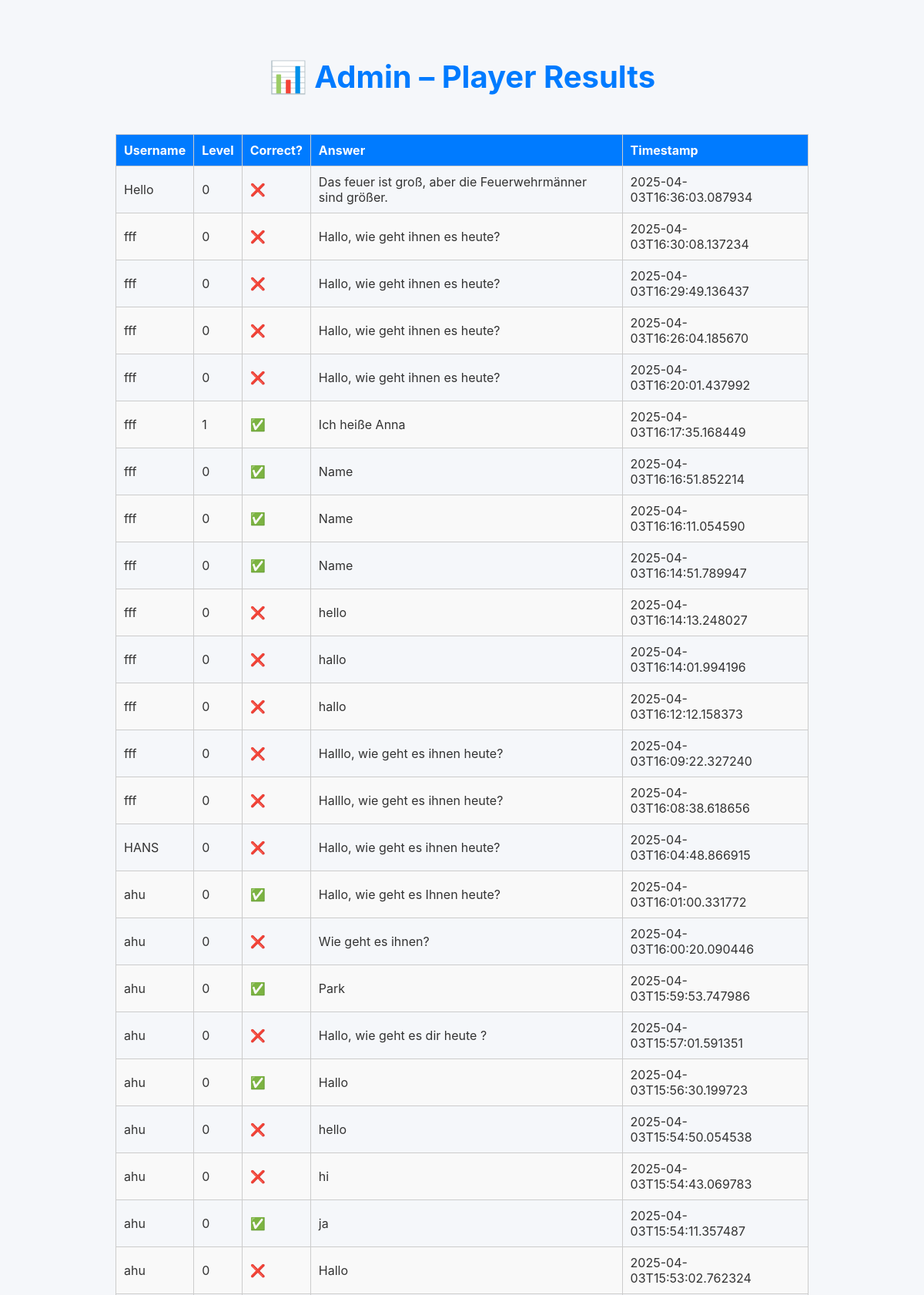
Screenshot of /admin/dashboard (signed in, upper part) with the database file from the repository.
### tables this page shows
CREATE TABLE results (
                            id INTEGER PRIMARY KEY AUTOINCREMENT,
                            username TEXT,
                            level INTEGER,
                            correct INTEGER,
                            answer TEXT,
                            timestamp TEXT
                        );

### app.py (the view)
@app.route('/admin/dashboard')
def admin_dashboard():
    if not session.get('is_admin'):
        return redirect(url_for('admin'))
    results = get_all_results()
    return render_template('admin.html', results=results)

### german_sentence_game.py (called while the page is built)
def get_all_results():
    with sqlite3.connect(DB_FILE) as conn:
        cursor = conn.execute("SELECT username, level, correct, answer, timestamp FROM results ORDER BY timestamp DESC")
        return cursor.fetchall()

### templates/admin.html (shortened to what this page needs)
<!DOCTYPE html>
<html lang="en">
<head>
  <link rel="stylesheet" href="/static/style.css">
</head>
<body>
  <h1>📊 Admin – Player Results</h1>
  <table>
    <thead>
      <tr>
        <th>Username</th>
        <th>Level</th>
        <th>Correct?</th>
        <th>Answer</th>
        <th>Timestamp</th>
      </tr>
    </thead>
    <tbody>
      {% for username, level, correct, answer, timestamp in results %}
        <tr>
          <td>{{ username }}</td>
          <td>{{ level + 1 }}</td>
          <td>{{ '✅' if correct else '❌' }}</td>
          <td>{{ answer }}</td>
          <td>{{ timestamp }}</td>
        </tr>
      {% endfor %}
    </tbody>
  </table>
  <br>
</body>
</html>

### static/style.css (style rules this page uses)
body { font-family: 'Inter', 'Segoe UI', Tahoma, Geneva, Verdana, sans-serif; background-color: #f5f7fa; color: #333; padding: 40px; display: flex; flex-direction: column; align-items: center; }
h1 { font-size: 2.5em; color: #007bff; margin-bottom: 20px; }

### templates/admin.html (style rules this page uses)
table { width: 100%; max-width: 900px; margin-top: 30px; border-collapse: collapse; }
th, td { border: 1px solid #ccc; padding: 10px; text-align: left; }
th { background-color: #007bff; color: white; }
tr:nth-child(even) { background-color: #f9f9f9; }

### rows the page displays
results: username "Hello", level+1 "0", correct "❌", answer "Das feuer ist groß, aber die Feuerwehrmänner sind größer.", timestamp "2025-04-03T16:36:03.087934"
results: username "fff", level+1 "0", correct "❌", answer "Hallo, wie geht ihnen es heute?", timestamp "2025-04-03T16:30:08.137234"
results: username "fff", level+1 "0", correct "❌", answer "Hallo, wie geht ihnen es heute?", timestamp "2025-04-03T16:29:49.136437"
results: username "fff", level+1 "0", correct "❌", answer "Hallo, wie geht ihnen es heute?", timestamp "2025-04-03T16:26:04.185670"
results: username "fff", level+1 "0", correct "❌", answer "Hallo, wie geht ihnen es heute?", timestamp "2025-04-03T16:20:01.437992"
results: username "fff", level+1 "1", correct "✅", answer "Ich heiße Anna", timestamp "2025-04-03T16:17:35.168449"
results: username "fff", level+1 "0", correct "✅", answer "Name", timestamp "2025-04-03T16:16:51.852214"
results: username "fff", level+1 "0", correct "✅", answer "Name", timestamp "2025-04-03T16:16:11.054590"
results: username "fff", level+1 "0", correct "✅", answer "Name", timestamp "2025-04-03T16:14:51.789947"
results: username "fff", level+1 "0", correct "❌", answer "hello", timestamp "2025-04-03T16:14:13.248027"
results: username "fff", level+1 "0", correct "❌", answer "hallo", timestamp "2025-04-03T16:14:01.994196"
results: username "fff", level+1 "0", correct "❌", answer "hallo", timestamp "2025-04-03T16:12:12.158373"
results: username "fff", level+1 "0", correct "❌", answer "Halllo, wie geht es ihnen heute?", timestamp "2025-04-03T16:09:22.327240"
results: username "fff", level+1 "0", correct "❌", answer "Halllo, wie geht es ihnen heute?", timestamp "2025-04-03T16:08:38.618656"
results: username "HANS", level+1 "0", correct "❌", answer "Hallo, wie geht es ihnen heute?", timestamp "2025-04-03T16:04:48.866915"
results: username "ahu", level+1 "0", correct "✅", answer "Hallo, wie geht es Ihnen heute?", timestamp "2025-04-03T16:01:00.331772"
results: username "ahu", level+1 "0", correct "❌", answer "Wie geht es ihnen?", timestamp "2025-04-03T16:00:20.090446"
results: username "ahu", level+1 "0", correct "✅", answer "Park", timestamp "2025-04-03T15:59:53.747986"
results: username "ahu", level+1 "0", correct "❌", answer "Hallo, wie geht es dir heute ?", timestamp "2025-04-03T15:57:01.591351"
results: username "ahu", level+1 "0", correct "✅", answer "Hallo", timestamp "2025-04-03T15:56:30.199723"
results: username "ahu", level+1 "0", correct "❌", answer "hello", timestamp "2025-04-03T15:54:50.054538"
results: username "ahu", level+1 "0", correct "❌", answer "hi", timestamp "2025-04-03T15:54:43.069783"
results: username "ahu", level+1 "0", correct "✅", answer "ja", timestamp "2025-04-03T15:54:11.357487"
results: username "ahu", level+1 "0", correct "❌", answer "Hallo", timestamp "2025-04-03T15:53:02.762324"
